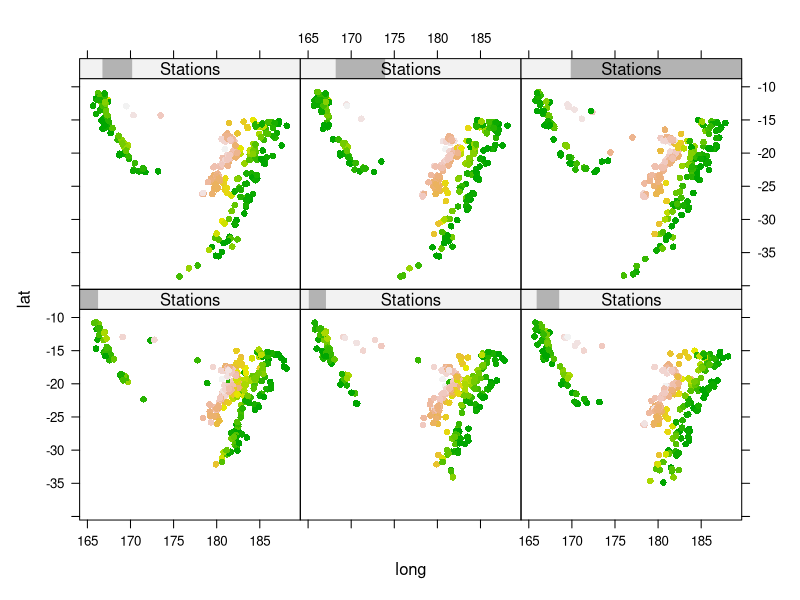

The R source for this figure:
library(lattice)


### Name: D_level.colors
### Title: A function to compute false colors representing a numeric or
###   categorical variable
### Aliases: level.colors
### Keywords: utilities

### ** Examples


depth.col <-
    with(quakes, 
         level.colors(depth, at = do.breaks(range(depth), 30),
                      col.regions = terrain.colors))


xyplot(lat ~ long | equal.count(stations), quakes,
       strip = strip.custom(var.name = "Stations"),
       colours = depth.col,
       panel = function(x, y, colours, subscripts, ...) {
           panel.xyplot(x, y, pch = 21, col = "transparent",
                        fill = colours[subscripts], ...)
       })
